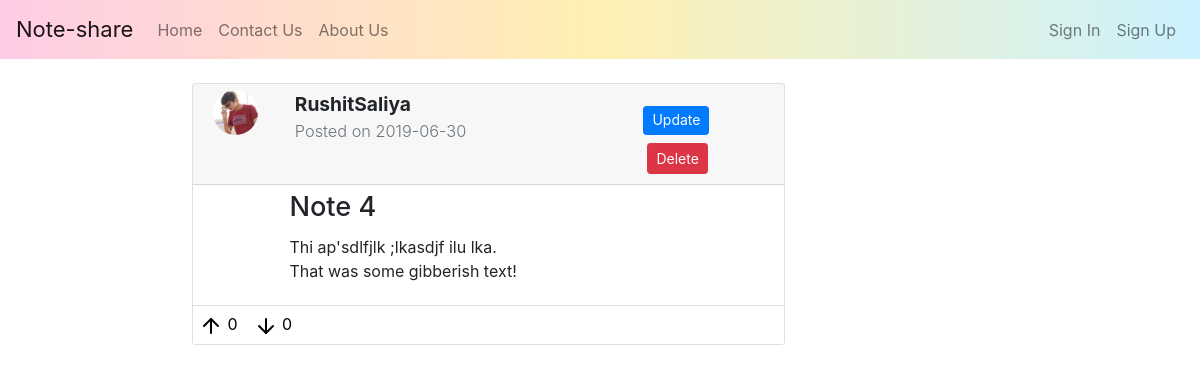
Page /note/5 on the earlier database version.
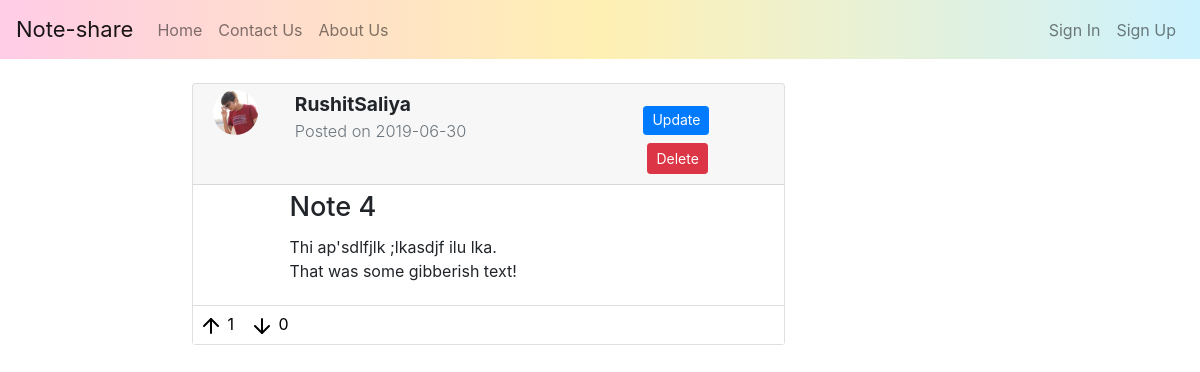
Same page on the later database version.
### noteshare/models.py (models this page shows, shortened)
class Note(db.Model):
    id = db.Column(db.Integer, primary_key=True)
    title = db.Column(db.String(100), nullable=False)
    date_posted = db.Column(db.DateTime, nullable=False, default=datetime.utcnow)
    content = db.Column(db.Text, nullable=False)
    content_image = db.Column(db.String(20), nullable=True)
    ups = db.Column(db.Integer, nullable=False, default=0)
    downs = db.Column(db.Integer, nullable=False, default=0)
    user_id = db.Column(db.Integer, db.ForeignKey('user.id'), nullable=False)

### noteshare/notes/routes.py (the view)
@notes.route('/note/<int:note_id>')
def note(note_id):
    note = Note.query.get_or_404(note_id)
    return render_template('note.html', title=note.title, note=note)

### noteshare/templates/note.html (shortened to what this page needs)
{% extends "layout.html" %}
{% block content %}
    <div class="col-md-8 col-pl-16">
        <div class="card mb-md-2">
            <div class="card-header card-custom-header">
                <div class="row">
                    <div class="col-md-2 pr-md-0">
                        <div class="note-header">
                            <img class="rounded-circle note-author-img" src="{{ url_for('static', filename='Profile-pictures/' + note.author.image_file) }}" alt="Author's Profile-photo">
                        </div>
                    </div>
                    <div class="col-md-6 pl-md-0">
                        <div class="note-header">
                            <strong>{{ note.author.username }}</strong><br/>
                            <div  class="text-muted" style="font-size: 85%;">
                                Posted on {{ note.date_posted.strftime('%Y-%m-%d') }}
                            </div>
                        </div>
                    </div>
                    <div class="col-md-4" style="margin-top: 2%; padding-left: 10%;">
                        <a class="btn btn-primary btn-sm mt-1 mb-1 action-btns" href="{{ url_for('notes.update_note', note_id=note.id) }}">Update</a>
                        <button type="button" class="btn btn-danger btn-sm m-1" data-toggle="modal" data-target="#deleteModal">Delete</button>
                    </div>
                </div>
            </div>
            <div class="card-body">
                <div class="row">
                    <div class="col-md-2 pr-md-0"></div>
                    <div class="col-md-10 pl-md-0">
                        <h5 class="card-title note-title">{{ note.title }}</h5>
                        <p style="white-space: pre-line;">{{ note.content }}</p>
                    </div>
                </div>
            </div>
            <div class="card-header note-action">
                <a class="note-action-btn" href="{{ url_for('notes.up_note', note_id=note.id, from_page=url_for('notes.note', note_id=note.id)) }}"><img src="{{ url_for('static', filename='Icons/arrow-up.svg') }}" alt="Like"> {{ note.ups }} </a>
                <a class="note-action-btn" href="{{ url_for('notes.down_note', note_id=note.id, from_page=url_for('notes.note', note_id=note.id)) }}"><img src="{{ url_for('static', filename='Icons/arrow-down.svg') }}" alt="Dislike"> {{ note.downs }} </a>
            </div>
        </div>
    </div>
{% endblock content %}

Differences in the rows shown:
changed Note "Note 4": ups "0" → "1"
